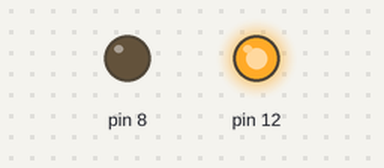
A sketch run on a simulated Arduino Uno, built with avr-gcc and run on an emulated ATmega328P. On the bench: output pins drawn as LEDs (lit = HIGH).

Above: at 0.5 s.
At 3.0 s:
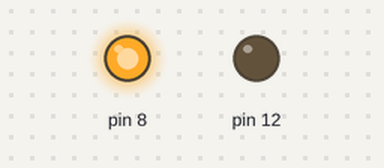
At 5.0 s:
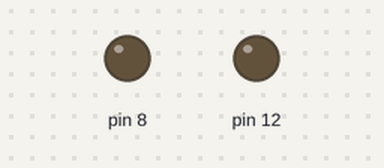
Timing chart, 0 to 7.8 s (numbered marks = the images above):
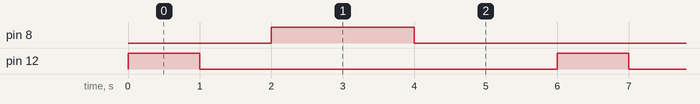

Measured:
- by itself, pin 8: alternates HIGH for 2.0 s and LOW for 4.0 s
- by itself, pin 12: alternates HIGH for 1.0 s and LOW for 5.0 s
- by itself, everything shown: repeats every 6.0 s, in 4 steps

The sketch:

task2.ino
```cpp
void setup() {
  // put your setup code here, to run once:
  pinMode(12, OUTPUT);
  pinMode(8, OUTPUT);
}

void loop() {
  // put your main code here, to run repeatedly:
  digitalWrite(12, HIGH);
  delay(1000);  // works with mili seconds
  digitalWrite(12, LOW);
  delay(1000);  // works with mili seconds
  digitalWrite(8, HIGH);
  delay(2000);  // works with mili seconds
  digitalWrite(8, LOW);
  delay(2000);  // works with mili seconds

}
```
